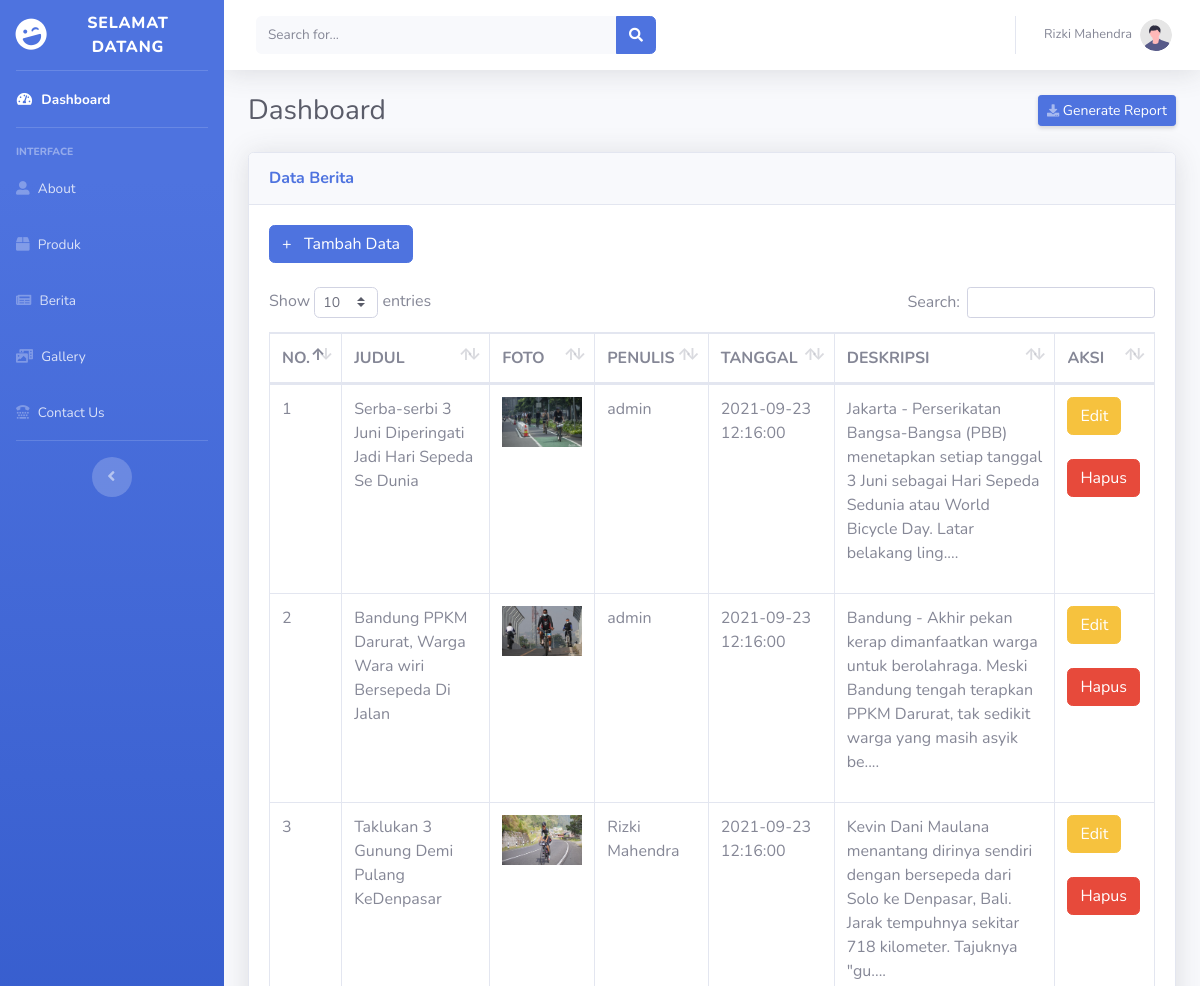
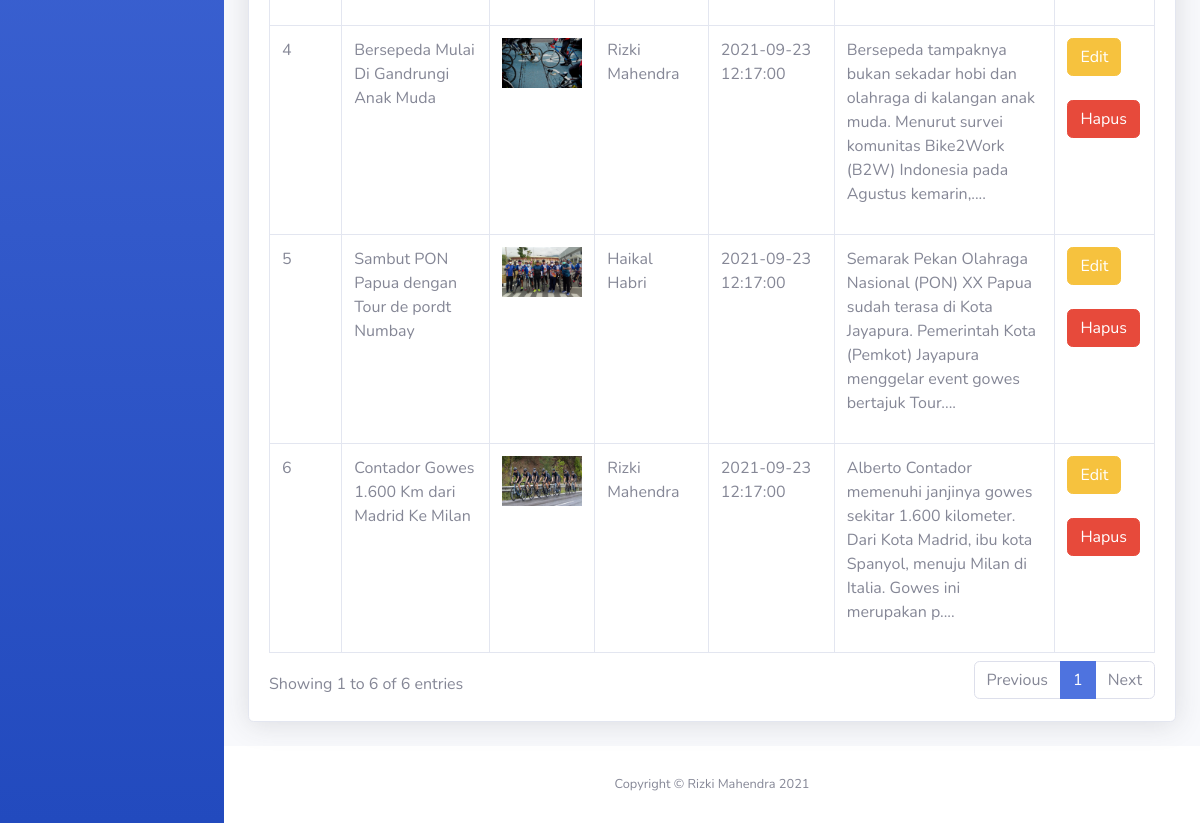
The page /backend/index.php?page=tampil_berita (signed in) on the database its author committed (2 pictures, top to bottom).
### tables this page shows
CREATE TABLE `berita` (
  `id_berita` int(11) NOT NULL,
  `judul` varchar(1000) NOT NULL,
  `slug` varchar(255) NOT NULL,
  `foto` varchar(50) NOT NULL,
  `penulis` varchar(50) NOT NULL,
  `tanggal` datetime NOT NULL DEFAULT '0000-00-00 00:00:00',
  `deskripsi` varchar(1000) NOT NULL
);

### backend/pages/berita/berita.php (the view)
<div class="card shadow mb-4">
    <div class="card-header py-3">
        <h6 class="m-0 font-weight-bold text-primary">Data Berita</h6>
    </div>
    <div class="card-body">
        <div class="table-responsive">
        <a href="index.php?page=tambah_berita" class="btn btn-primary">+ &nbsp; Tambah Data </a> <br><br>
            <table class="table table-bordered" id="dataTable" width="100%" cellspacing="0">
                <thead>
                    <tr>
                    <th>NO.</th>
                    <th>JUDUL</th>
                    <th>FOTO</th>
                    <th>PENULIS</th>
                    <th>TANGGAL</th>
                    <th>DESKRIPSI</th>
                    <th>AKSI</th>
                    </tr>
                </thead>
                <tbody>
                <?php
                    include "config/koneksi.php";
                    $no=1;
                    $query = mysqli_query($koneksi, "SELECT * FROM berita ORDER BY id_berita DESC");
                    while ($data = mysqli_fetch_array($query))
                    {
                ?>
                    <tr>
                    <td><?php echo $no++ ?></td>
                    <td><?php echo $data['judul']  ?></td>
                    <td><img src="<?php echo '../assets/backend/img_berita/'.$data['foto']; ?>"  style="width: 5em"></td>
                    <td><?php echo $data['penulis'] ?></td>
                    <td><?php echo $data['tanggal'] ?></td>
                    <td><?= substr($data['deskripsi'],0,150)."...." ?></td>
                    <td>
                    <a href="index.php?page=edit_berita&id=<?php echo $data['id_berita'] ?>" class="btn btn-warning">Edit</a><br><br>
                    <a href="index.php?page=hapus_berita&id=<?php echo $data['id_berita'] ?>"  class="btn btn-danger" onclick="return confirm('Anda Yakin ingin hapus data ini?')"> Hapus</a>
                </td>
                    </tr>
                <?php } ?>
                </tbody>
            </table>
        </div>
    </div>
</div>

### rows shown on the page
berita: judul "Serba-serbi 3 Juni Diperingati Jadi Hari Sepeda Se Dunia", foto (picture), penulis "admin", tanggal "2021-09-23 12:16:00", deskripsi "Jakarta - Perserikatan Bangsa-Bangsa (PBB) menetapkan setiap tanggal 3 Juni sebagai Hari Sepeda Sedunia atau World Bicycle Day. Latar belakang ling"
berita: judul "Bandung PPKM Darurat, Warga Wara wiri Bersepeda Di Jalan", foto (picture), penulis "admin", tanggal "2021-09-23 12:16:00", deskripsi "Bandung - Akhir pekan kerap dimanfaatkan warga untuk berolahraga. Meski Bandung tengah terapkan PPKM Darurat, tak sedikit warga yang masih asyik be"
berita: judul "Taklukan 3 Gunung Demi Pulang KeDenpasar", foto (picture), penulis "Rizki Mahendra", tanggal "2021-09-23 12:16:00", deskripsi "Kevin Dani Maulana menantang dirinya sendiri dengan bersepeda dari Solo ke Denpasar, Bali. Jarak tempuhnya sekitar 718 kilometer. Tajuknya \"gu"
berita: judul "Bersepeda Mulai Di Gandrungi Anak Muda", foto (picture), penulis "Rizki Mahendra", tanggal "2021-09-23 12:17:00", deskripsi "Bersepeda tampaknya bukan sekadar hobi dan olahraga di kalangan anak muda. Menurut survei komunitas Bike2Work (B2W) Indonesia pada Agustus kemarin,"
berita: judul "Sambut PON Papua dengan Tour de pordt Numbay", foto (picture), penulis "Haikal Habri", tanggal "2021-09-23 12:17:00", deskripsi "Semarak Pekan Olahraga Nasional (PON) XX Papua sudah terasa di Kota Jayapura. Pemerintah Kota (Pemkot) Jayapura menggelar event gowes bertajuk Tour"
berita: judul "Contador Gowes 1.600 Km dari Madrid Ke Milan", foto (picture), penulis "Rizki Mahendra", tanggal "2021-09-23 12:17:00", deskripsi "Alberto Contador memenuhi janjinya gowes sekitar 1.600 kilometer. Dari Kota Madrid, ibu kota Spanyol, menuju Milan di Italia. Gowes ini merupakan p"

### other values the page prints
$_SESSION['nama'] "Rizki Mahendra"
